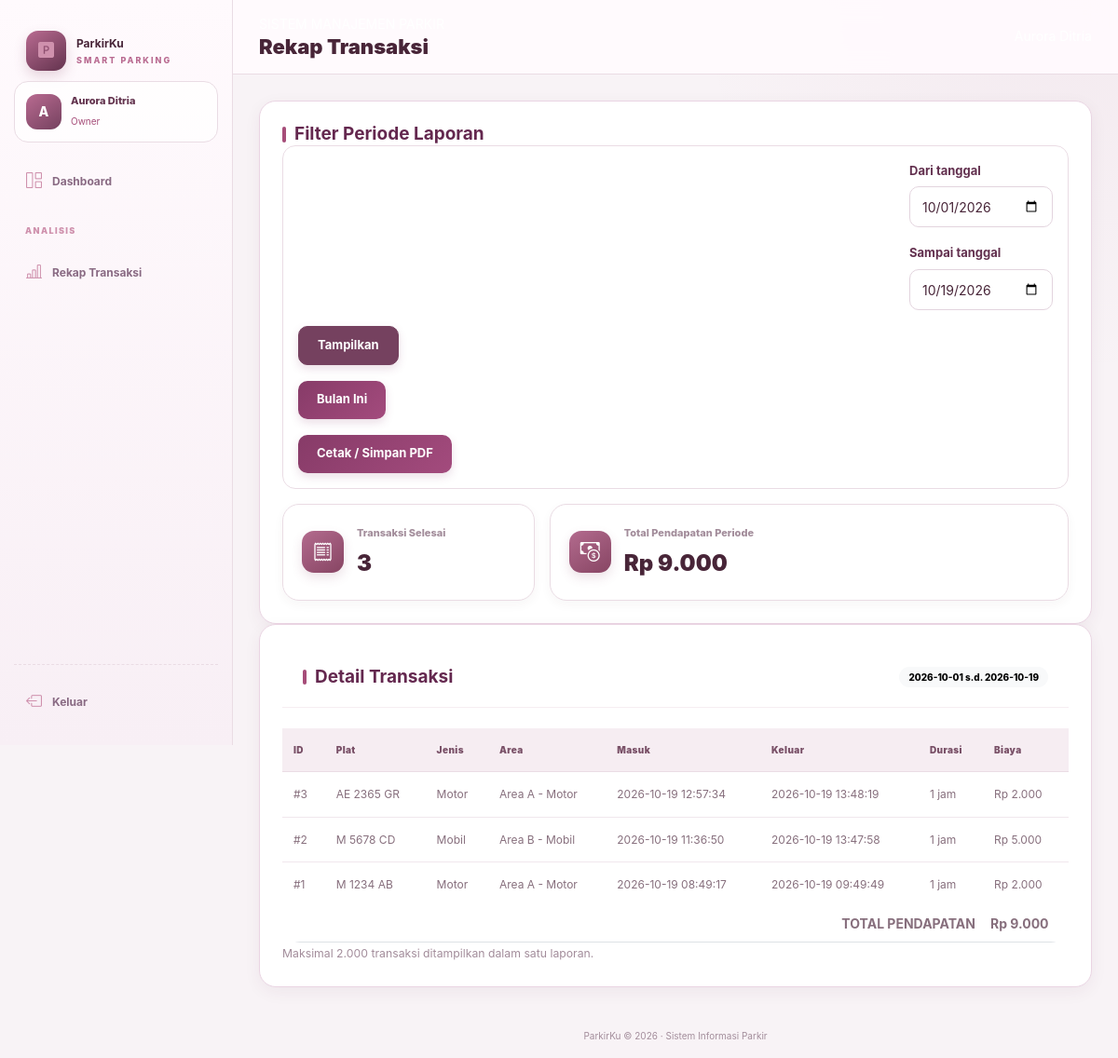
The app's page /parkir/owner/laporan.php (signed in) with its own data.
### tables this page shows
CREATE TABLE `tb_transaksi` (
  `id_parkir` int(11) NOT NULL,
  `id_kendaraan` int(11) NOT NULL,
  `waktu_masuk` datetime NOT NULL,
  `waktu_keluar` datetime DEFAULT NULL,
  `id_tarif` int(11) NOT NULL,
  `durasi_jam` int(5) DEFAULT NULL,
  `biaya_total` decimal(10,0) DEFAULT NULL,
  `status` enum('masuk','keluar') NOT NULL DEFAULT 'masuk',
  `id_user` int(11) NOT NULL,
  `id_area` int(11) NOT NULL
);

CREATE TABLE `tb_kendaraan` (
  `id_kendaraan` int(11) NOT NULL,
  `plat_nomor` varchar(15) NOT NULL,
  `jenis_kendaraan` varchar(20) NOT NULL,
  `warna` varchar(20) DEFAULT NULL,
  `pemilik` varchar(100) DEFAULT NULL,
  `id_user` int(11) NOT NULL
);

CREATE TABLE `tb_area_parkir` (
  `id_area` int(11) NOT NULL,
  `nama_area` varchar(50) NOT NULL,
  `kapasitas` int(5) NOT NULL,
  `terisi` int(5) NOT NULL
);

### parkir/includes/functions.php (called while the page is built, shortened)
<?php
function e($value): string
{
    return htmlspecialchars(
        (string)($value ?? ''),
        ENT_QUOTES,
        'UTF-8'
    );
}
function rupiah($angka): string
{
    return 'Rp ' . number_format((float)$angka, 0, ',', '.');
}

### parkir/owner/laporan.php (the view, shortened to what this page needs)
<?php
require_once __DIR__ . '/../includes/auth.php';
$today = date('Y-m-d');
$start = $_GET['mulai'] ?? date('Y-m-01');
$end = $_GET['sampai'] ?? $today;
$q = $pdo->prepare(
    "SELECT
        t.id_parkir,
        k.plat_nomor,
        k.jenis_kendaraan,
        a.nama_area,
        t.waktu_masuk,
        t.waktu_keluar,
        t.durasi_jam,
        t.biaya_total,
        u.nama_lengkap AS petugas
     FROM tb_transaksi t
     JOIN tb_kendaraan k ON k.id_kendaraan=t.id_kendaraan
     JOIN tb_area_parkir a ON a.id_area=t.id_area
     JOIN tb_user u ON u.id_user=t.id_user
     WHERE t.status='keluar'
       AND DATE(t.waktu_keluar) BETWEEN ? AND ?
     ORDER BY t.waktu_keluar DESC
     LIMIT 2000"
);
$q->execute([$start, $end]);
$rows = $q->fetchAll();
$total = 0;
foreach ($rows as $r) {
    $total += (float)$r['biaya_total'];
}
require __DIR__ . '/../includes/header.php';
require __DIR__ . '/../includes/sidebar.php';
?>
<div class="panel">
    <h2 class="section-heading">Filter Periode Laporan</h2>
    <form class="filter-row mb-3" method="get">
        <div>
            <label class="form-label">Dari tanggal</label>
            <input
                class="form-control"
                type="date"
                name="mulai"
                value="<?= e($start) ?>"
                required
            >
        </div>
        <div>
            <label class="form-label">Sampai tanggal</label>
            <input
                class="form-control"
                type="date"
                name="sampai"
                value="<?= e($end) ?>"
                required
            >
        </div>
        <button class="btn btn-primary">Tampilkan</button>
        <a class="btn btn-outline-secondary" href="laporan.php">
            Bulan Ini
        </a>
        <button
            type="button"
            class="btn btn-outline-secondary"
            onclick="window.print()"
        >
            Cetak / Simpan PDF
        </button>
    </form>
    <div class="row g-3">
        <div class="col-12 col-md-4">
            <div class="stat-card">
                <div class="stat-icon">
                    <i class="bi bi-receipt"></i>
                </div>
                <div>
                    <div class="stat-label">Transaksi Selesai</div>
                    <div class="stat-value"><?= count($rows) ?></div>
                </div>
            </div>
        </div>
        <div class="col-12 col-md-8">
            <div class="stat-card">
                <div class="stat-icon">
                    <i class="bi bi-cash-coin"></i>
                </div>
                <div>
                    <div class="stat-label">Total Pendapatan Periode</div>
                    <div class="stat-value"><?= rupiah($total) ?></div>
                </div>
            </div>
        </div>
    </div>
</div>
<div class="panel">
    <div class="panel-head">
        <h2 class="section-heading mb-0">Detail Transaksi</h2>
        <span class="badge text-bg-light">
            <?= e($start) ?> s.d. <?= e($end) ?>
        </span>
    </div>
    <div class="table-responsive">
        <table class="table">
            <thead>
                <tr>
                    <th>ID</th>
                    <th>Plat</th>
                    <th>Jenis</th>
                    <th>Area</th>
                    <th>Masuk</th>
                    <th>Keluar</th>
                    <th>Durasi</th>
                    <th>Biaya</th>
                </tr>
            </thead>
            <tbody>
                <?php foreach ($rows as $r): ?>
                    <tr>
                        <td>#<?= (int)$r['id_parkir'] ?></td>
                        <td><?= e($r['plat_nomor']) ?></td>
                        <td><?= e(ucfirst($r['jenis_kendaraan'])) ?></td>
                        <td><?= e($r['nama_area']) ?></td>
                        <td><?= e($r['waktu_masuk']) ?></td>
                        <td><?= e($r['waktu_keluar']) ?></td>
                        <td><?= (int)$r['durasi_jam'] ?> jam</td>
                        <td><?= rupiah($r['biaya_total']) ?></td>
                    </tr>
                <?php endforeach; ?>
            </tbody>
            <tfoot>
                <tr>
                    <th colspan="7" class="text-end">
                        TOTAL PENDAPATAN
                    </th>
                    <th><?= rupiah($total) ?></th>
                </tr>
            </tfoot>
        </table>
    </div>
    <small class="text-secondary">
        Maksimal 2.000 transaksi ditampilkan dalam satu laporan.
    </small>
</div>
<?php require __DIR__ . '/../includes/footer.php'; ?>

### records on screen
tb_transaksi: id_parkir "3", id_kendaraan.plat_nomor "AE 2365 GR", id_kendaraan.jenis_kendaraan "Motor", id_area.nama_area "Area A - Motor", waktu_masuk "2026-10-19 12:57:34", waktu_keluar "2026-10-19 13:48:19", durasi_jam "1", biaya_total "Rp 2.000"
tb_transaksi: id_parkir "2", id_kendaraan.plat_nomor "M 5678 CD", id_kendaraan.jenis_kendaraan "Mobil", id_area.nama_area "Area B - Mobil", waktu_masuk "2026-10-19 11:36:50", waktu_keluar "2026-10-19 13:47:58", durasi_jam "1", biaya_total "Rp 5.000"
tb_transaksi: id_parkir "1", id_kendaraan.plat_nomor "M 1234 AB", id_kendaraan.jenis_kendaraan "Motor", id_area.nama_area "Area A - Motor", waktu_masuk "2026-10-19 08:49:17", waktu_keluar "2026-10-19 09:49:49", durasi_jam "1", biaya_total "Rp 2.000"

### other values on screen
substr($me['nama_lengkap'] ?? 'U', 0, 1) "A"
$me['nama_lengkap'] "Aurora Ditria"
$role "Owner"
$pageTitle "Rekap Transaksi"
count($rows) "3"
rupiah($total) "Rp 9.000"
